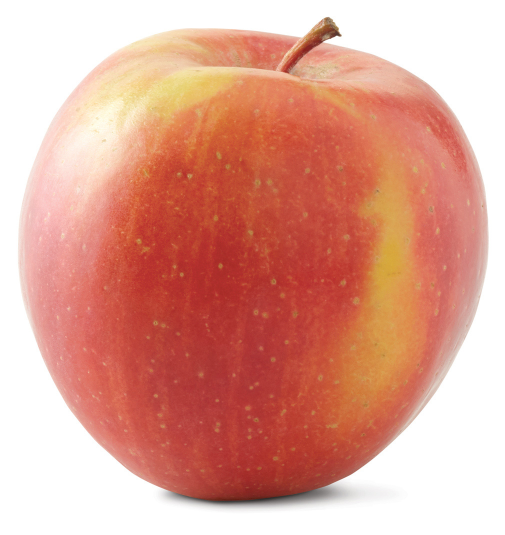
%> input picture training/fuji.jpg, 1010 x 1070 px (shown at 1/2 size)
$ octave finalproject4.m   (GNU Octave 9; MATLAB toolbox functions it lacks are replaced by stand-ins)
%> lines starting %> are read from the running program, lines starting %| are printed output that depends on the picture
%% Kathryn Tsai
%% Test 2
%% ECE 2409

clear all;clc;close all;
%% Read training data
fj1=imread('training\fuji.jpg'); fj1_sz=size(fj1);
%> further down, fj1 is the input picture: size 1070x1010x3 uint8; mean R, G, B 223, 161.4, 146.2
%> after `fj1_sz=size(fj1)`: fj1_sz = [1070 1010 3]
gs1=imread('training\granny_smith.jpg'); gs1_sz=size(gs1);
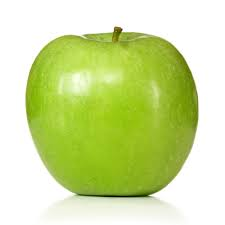
%> input picture training/granny_smith.jpg, 225 x 225 px
%> further down, gs1 is the input picture: size 225x225x3 uint8; mean R, G, B 206.8, 223.4, 155.9
%> after `gs1_sz=size(gs1)`: gs1_sz = [225 225 3]
hc1=imread('training\honeycrisp.jpg'); hc1_sz=size(hc1);
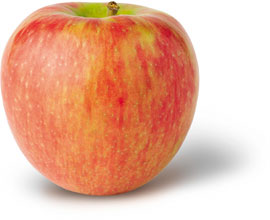
%> input picture training/honeycrisp.jpg, 270 x 220 px
%> further down, hc1 is the input picture: size 220x270x3 uint8; mean R, G, B 231.9, 180.3, 156.9
%> after `hc1_sz=size(hc1)`: hc1_sz = [220 270 3]
gl1=imread('training\gala.jpg'); gl1_sz=size(gl1);
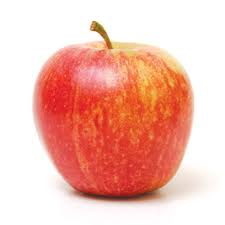
%> input picture training/gala.jpg, 225 x 225 px
%> further down, gl1 is the input picture: size 225x225x3 uint8; mean R, G, B 242.1, 189.1, 177.2
%> after `gl1_sz=size(gl1)`: gl1_sz = [225 225 3]

% [9 lines of commented-out code are left out]

%% Concatenate the 4 training images
apples=fj1; sz=size(apples);
%> after `sz=size(apples)`: sz = [1070 1010 3]
sz(1,end+gs1_sz(2),1) = 0;
dim1=fj1_sz(2)+gs1_sz(2)-1;
apples(1:gs1_sz(1), fj1_sz(2):dim1, :) = gs1;
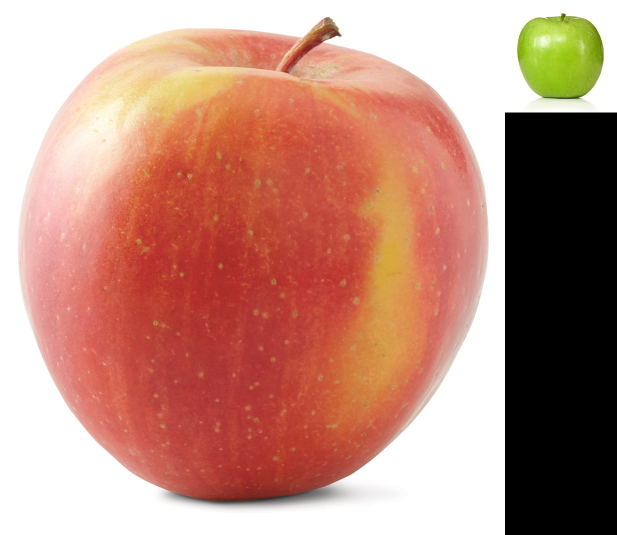
%> apples: size 1070x1234x3 uint8 (shown at 1/2 size); mean R, G, B 190.4, 140.6, 125.6
sz(1,end+hc1_sz(2),1) = 0;
dim2=dim1+hc1_sz(2)-1;
apples(1:hc1_sz(1), dim1:dim2, :) = hc1;
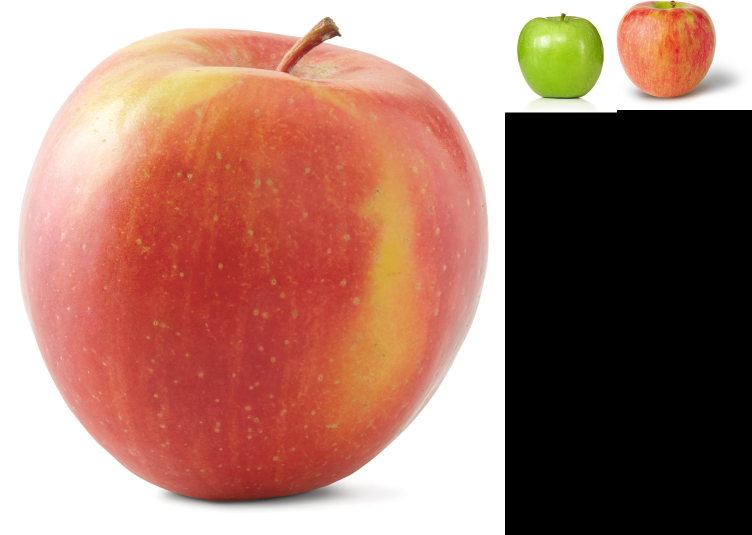
%> apples: size 1070x1503x3 uint8 (shown at 1/2 size); mean R, G, B 164.9, 122.1, 108.9
sz(1,end+gl1_sz(2),1) = 0;
dim3=dim2+gl1_sz(2)-1;
apples(1:gl1_sz(1), dim2:dim3, :) = gl1;
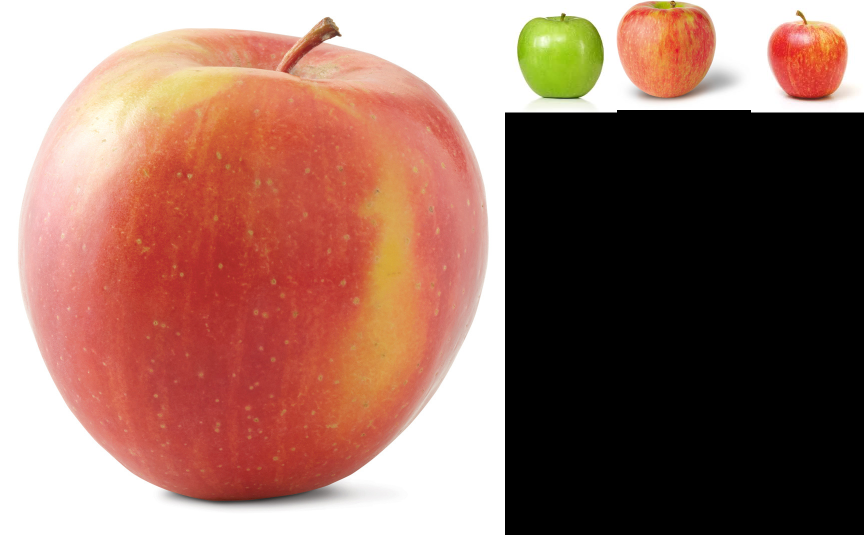
%> apples: size 1070x1727x3 uint8 (shown at 1/2 size); mean R, G, B 150.1, 111.4, 99.6
imshow(apples);

%% Import previously determined dimensions of colors to be trained
%> (the run ends here)
